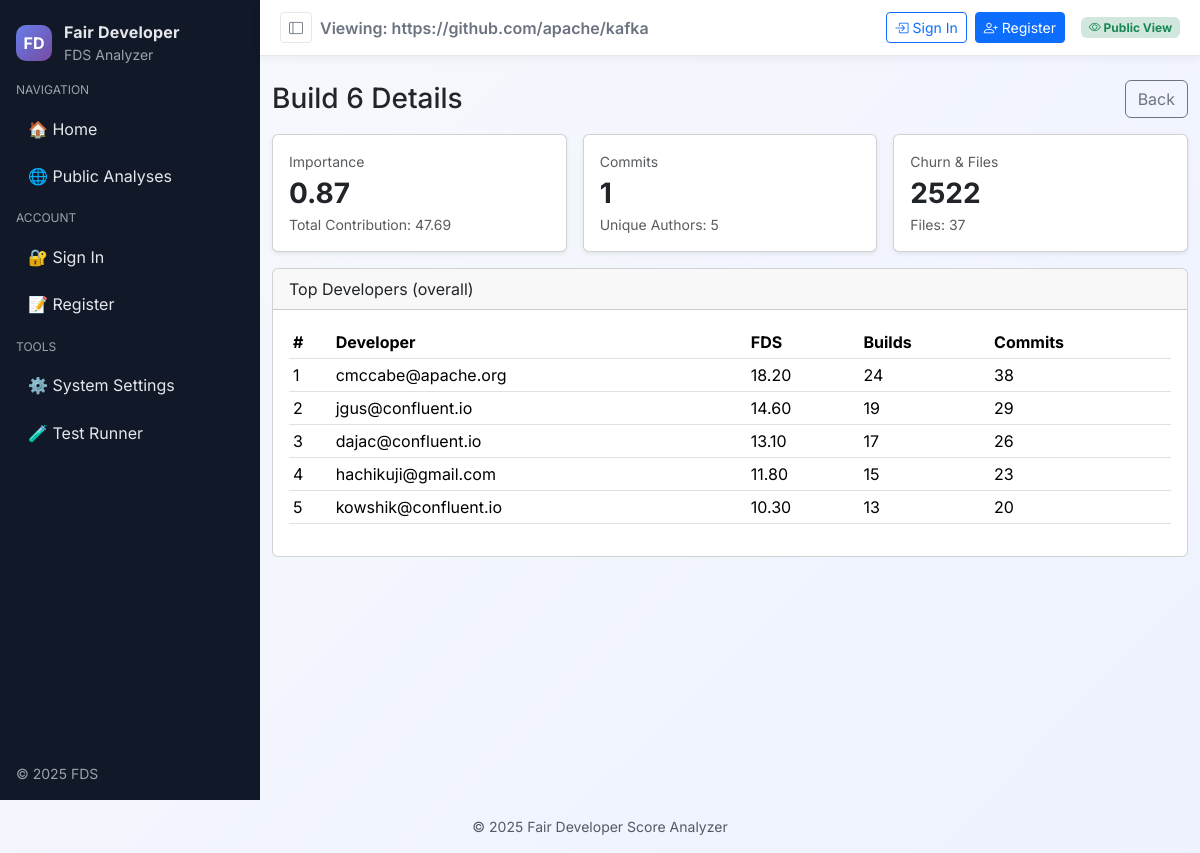
Page /analysis/2/batch/6/ on the committed database.
### dev_productivity/models.py (models this page shows, shortened)
class FDSAnalysis(models.Model):
    STATUS_CHOICES = [
        ('pending', 'Pending'),
        ('running', 'Running'),
        ('completed', 'Completed'),
        ('failed', 'Failed'),
    ]
    user = models.ForeignKey(User, on_delete=models.CASCADE, related_name='analyses')
    repo_url = models.URLField(max_length=500, help_text="GitHub repository URL")
    access_token = models.CharField(max_length=200, help_text="GitHub access token", blank=True)
    commit_limit = models.IntegerField(default=300, help_text="Number of commits to analyze")
    status = models.CharField(max_length=20, choices=STATUS_CHOICES, default='pending')
    created_at = models.DateTimeField(default=timezone.now)
    started_at = models.DateTimeField(null=True, blank=True)
    completed_at = models.DateTimeField(null=True, blank=True)
    total_commits = models.IntegerField(null=True, blank=True)
    total_batches = models.IntegerField(null=True, blank=True)
    total_developers = models.IntegerField(null=True, blank=True)
    execution_time = models.FloatField(null=True, blank=True, help_text="Execution time in seconds")
    error_message = models.TextField(blank=True, null=True)
    is_public = models.BooleanField(default=False, help_text="Make analysis results publicly viewable")
    shared_with = models.ManyToManyField(User, blank=True, related_name='shared_analyses')
    class Meta:
        ordering = ['-created_at']
        verbose_name = "FDS Analysis"
        verbose_name_plural = "FDS Analyses"

class BatchMetrics(models.Model):
    analysis = models.ForeignKey(FDSAnalysis, on_delete=models.CASCADE, related_name='batch_metrics')
    batch_id = models.IntegerField()
    unique_authors = models.IntegerField(default=0)
    total_contribution = models.FloatField(default=0.0)
    avg_contribution = models.FloatField(default=0.0)
    max_contribution = models.FloatField(default=0.0)
    avg_effort = models.FloatField(default=0.0)
    importance = models.FloatField(default=0.0)
    total_churn = models.IntegerField(default=0)
    total_files = models.IntegerField(default=0)
    commit_count = models.IntegerField(default=0)
    start_date = models.DateTimeField()
    end_date = models.DateTimeField()
    duration_hours = models.FloatField(default=0.0)
    class Meta:
        ordering = ['-importance']
        unique_together = ['analysis', 'batch_id']

class DeveloperScore(models.Model):
    analysis = models.ForeignKey(FDSAnalysis, on_delete=models.CASCADE, related_name='developer_scores')
    author_email = models.EmailField()
    fds_score = models.FloatField(help_text="Fair Developer Score")
    avg_effort = models.FloatField(default=0.0)
    avg_importance = models.FloatField(default=0.0)
    total_commits = models.IntegerField(default=0)
    unique_batches = models.IntegerField(default=0)
    total_churn = models.IntegerField(default=0)
    total_files = models.IntegerField(default=0)
    share_mean = models.FloatField(default=0.0)
    scale_z_mean = models.FloatField(default=0.0)
    reach_z_mean = models.FloatField(default=0.0)
    centrality_z_mean = models.FloatField(default=0.0)
    dominance_z_mean = models.FloatField(default=0.0)
    novelty_z_mean = models.FloatField(default=0.0)
    speed_z_mean = models.FloatField(default=0.0)
    first_commit_date = models.DateTimeField(null=True, blank=True)
    last_commit_date = models.DateTimeField(null=True, blank=True)
    activity_span_days = models.FloatField(default=0.0)
    class Meta:
        ordering = ['-fds_score']
        unique_together = ['analysis', 'author_email']

### dev_productivity/views.py (the view)
# urls.py: path('analysis/<int:analysis_id>/batch/<int:batch_id>/', views.batch_detail, name='batch_detail'),
def batch_detail(request, analysis_id, batch_id):
    analysis = get_object_or_404(FDSAnalysis, id=analysis_id)
    batch = get_object_or_404(
        BatchMetrics,
        analysis=analysis,
        batch_id=batch_id
    )
    batch_developers = analysis.developer_scores.all().order_by('-fds_score')[:20]
    context = {
        'analysis': analysis,
        'batch': batch,
        'batch_developers': batch_developers,
    }
    return render(request, 'dev_productivity/batch_detail.html', context)

### dev_productivity/templates/dev_productivity/batch_detail.html (shortened to what this page needs)
{% extends 'dev_productivity/base.html' %}
{% block content %}
<div class="d-flex justify-content-between align-items-center mb-3">
  <h3 class="mb-0">Build {{ batch.batch_id }} Details</h3>
  <a href="{% url 'analysis_detail' analysis.id %}" class="btn btn-outline-secondary">Back</a>
  </div>
<div class="row g-3">
  <div class="col-md-4">
    <div class="card h-100 shadow-sm"><div class="card-body">
      <div class="text-muted small">Importance</div>
      <div class="fs-3 fw-bold">{{ batch.importance|floatformat:2 }}</div>
      <div class="small text-muted">Total Contribution: {{ batch.total_contribution|floatformat:2 }}</div>
    </div></div>
  </div>
  <div class="col-md-4">
    <div class="card h-100 shadow-sm"><div class="card-body">
      <div class="text-muted small">Commits</div>
      <div class="fs-3 fw-bold">{{ batch.commit_count }}</div>
      <div class="small text-muted">Unique Authors: {{ batch.unique_authors }}</div>
    </div></div>
  </div>
  <div class="col-md-4">
    <div class="card h-100 shadow-sm"><div class="card-body">
      <div class="text-muted small">Churn & Files</div>
      <div class="fs-3 fw-bold">{{ batch.total_churn|floatformat:0 }}</div>
      <div class="small text-muted">Files: {{ batch.total_files }}</div>
    </div></div>
  </div>
</div>
<div class="card mt-3">
  <div class="card-header">Top Developers (overall)</div>
  <div class="card-body">
    {% if batch_developers %}
    <div class="table-responsive">
      <table class="table table-sm">
        <thead><tr><th>#</th><th>Developer</th><th>FDS</th><th>Builds</th><th>Commits</th></tr></thead>
        <tbody>
          {% for d in batch_developers %}
          <tr>
            <td>{{ forloop.counter }}</td>
            <td>{{ d.author_email }}</td>
            <td>{{ d.fds_score|floatformat:2 }}</td>
            <td>{{ d.unique_batches }}</td>
            <td>{{ d.total_commits }}</td>
          </tr>
          {% endfor %}
        </tbody>
      </table>
    </div>
    {% else %}
      <p class="text-muted mb-0">No developers found.</p>
    {% endif %}
  </div>
</div>
{% endblock %}

### dev_productivity/templates/dev_productivity/base.html (shortened to what this page needs)
<!DOCTYPE html>
<html lang="en">
<head>
    {% load static %}
    <link href="https://cdn.jsdelivr.net/npm/bootstrap@5.3.3/dist/css/bootstrap.min.css" rel="stylesheet">
    <link href="https://cdn.jsdelivr.net/npm/bootstrap-icons@1.11.3/font/bootstrap-icons.css" rel="stylesheet">
</head>
<body>
    <div class="app-shell" id="appShell">
        <aside class="sidebar">
            <div class="brand">
                <div class="brand-logo">FD</div>
                <div>
                    <div class="brand-name">Fair Developer</div>
                    <div class="small">FDS Analyzer</div>
                </div>
            </div>
            <div class="nav-section">Navigation</div>
            <nav class="d-grid gap-1">
                <a class="nav-link {% if request.path == '/' %}active{% endif %}" href="{% url 'home' %}">🏠 Home</a>
                <a class="nav-link {% if 'analyses/' in request.path and 'my' not in request.path %}active{% endif %}" href="{% url 'analysis_list' %}">🌐 Public Analyses</a>
            </nav>
            {% if user.is_authenticated %}
            <div class="nav-section">Account</div>
            <nav class="d-grid gap-1">
                <a class="nav-link {% if 'profile' in request.path %}active{% endif %}" href="{% url 'user_profile' %}">👤 Profile</a>
                <a class="nav-link {% if 'settings' in request.path %}active{% endif %}" href="{% url 'user_settings' %}">⚙️ Settings</a>
                <a class="nav-link {% if 'activity' in request.path %}active{% endif %}" href="{% url 'activity_log' %}">📋 Activity</a>
                <a class="nav-link" href="{% url 'logout' %}">🚪 Logout</a>
            </nav>
            {% else %}
            <div class="nav-section">Account</div>
            <nav class="d-grid gap-1">
                <a class="nav-link" href="{% url 'login' %}">🔐 Sign In</a>
                <a class="nav-link" href="{% url 'register' %}">📝 Register</a>
            </nav>
            {% endif %}
            <div class="nav-section">Tools</div>
            <nav class="d-grid gap-1">
                <a class="nav-link" href="{% url 'settings' %}">⚙️ System Settings</a>
                <a class="nav-link" href="{% url 'test_runner' %}">🧪 Test Runner</a>
            </nav>
            <div class="mt-auto small" style="position:absolute; bottom:1rem; color:var(--sidebar-muted)">© 2025 FDS</div>
        </aside>
        <main class="main">
            <div class="topbar position-sticky top-0 bg-white" style="z-index: 1030; box-shadow: 0 2px 10px rgba(17,24,39,.06);">
                <div class="container-fluid d-flex align-items-center justify-content-between">
                    <div class="d-flex align-items-center gap-2 text-truncate" style="color:#6b7280; max-width:50%">
                        <button class="btn btn-sm btn-outline-secondary sidebar-toggle" id="toggleSidebar" title="Toggle sidebar">
                            <i class="bi bi-layout-sidebar"></i>
                        </button>
                        <div class="fw-semibold text-truncate">
                        {% if analysis %}
                          Viewing: {{ analysis.repo_url }}
                        {% else %}
                          {% if user.is_authenticated %}Welcome, {{ user.first_name }}{% else %}FDS Analyzer{% endif %}
                        {% endif %}
                        </div>
                    </div>
                    <div class="d-flex align-items-center gap-3">
                        {% if user.is_authenticated %}
                            <div class="dropdown">
                                <button class="btn btn-outline-secondary dropdown-toggle d-flex align-items-center gap-2" type="button" data-bs-toggle="dropdown">
                                    <i class="bi bi-person-circle"></i>
                                    <span>{{ user.first_name }}</span>
                                </button>
                                <ul class="dropdown-menu dropdown-menu-end">
                                    <li><h6 class="dropdown-header">{{ user.get_full_name }}</h6></li>
                                    <li><span class="dropdown-item-text small text-muted">{{ user.email }}</span></li>
                                    <li><hr class="dropdown-divider"></li>
                                    <li><a class="dropdown-item" href="{% url 'user_dashboard' %}">
                                        <i class="bi bi-speedometer2 me-2"></i>Dashboard
                                    </a></li>
                                    <li><a class="dropdown-item" href="{% url 'user_profile' %}">
                                        <i class="bi bi-person me-2"></i>Profile
                                    </a></li>
                                    <li><a class="dropdown-item" href="{% url 'user_settings' %}">
                                        <i class="bi bi-gear me-2"></i>Settings
                                    </a></li>
                                    <li><a class="dropdown-item" href="{% url 'user_analyses' %}">
                                        <i class="bi bi-folder me-2"></i>My Analyses
                                    </a></li>
                                    <li><hr class="dropdown-divider"></li>
                                    <li><a class="dropdown-item" href="{% url 'logout' %}">
                                        <i class="bi bi-box-arrow-right me-2"></i>Sign Out
                                    </a></li>
                                </ul>
                            </div>
                        {% else %}
                            <div class="d-flex gap-2">
                                <a href="{% url 'login' %}" class="btn btn-outline-primary btn-sm">
                                    <i class="bi bi-box-arrow-in-right me-1"></i>Sign In
                                </a>
                                <a href="{% url 'register' %}" class="btn btn-primary btn-sm">
                                    <i class="bi bi-person-plus me-1"></i>Register
                                </a>
                            </div>
                        {% endif %}
                        {% if analysis and user.is_authenticated %}
                        <ul class="nav nav-pills">
                            <li class="nav-item">
                                <a class="nav-link {% if request.resolver_match and request.resolver_match.url_name == 'analysis_detail' %}active{% endif %}" href="{% url 'analysis_detail' analysis.id %}">Overview</a>
                            </li>
                            <li class="nav-item">
                                <a class="nav-link {% if request.resolver_match and request.resolver_match.url_name == 'dashboard' %}active{% endif %}" href="{% url 'dashboard' analysis.id %}">Dashboard</a>
                            </li>
                        </ul>
                        {% elif analysis %}
                        <span class="badge bg-success-subtle text-success"><i class="bi bi-eye"></i> Public View</span>
                        {% else %}
                        <span class="badge bg-success-subtle text-success"><i class="bi bi-wifi"></i> Online</span>
                        {% endif %}
                    </div>
                </div>
            </div>
            <div class="container mt-4">
        {% block content %}
        {% endblock %}
            </div>
        </main>
    </div>
    <footer class="text-center text-muted py-3" style="background:transparent">
        <div class="container small">
            <span>&copy; 2025 Fair Developer Score Analyzer</span>
        </div>
    </footer>
</body>
</html>

### dev_productivity/templates/dev_productivity/base.html (style rules this page uses)
:root { --brand-primary: #6f42c1; --brand-accent: #20c997; --sidebar-bg: #111827; --sidebar-text: #e5e7eb; --sidebar-muted: #9ca3af; }
body { background: linear-gradient(135deg, #f7f9fc, #eef2ff); font-family: 'Inter', system-ui, -apple-system, Segoe UI, Roboto, Helvetica, Arial; }
.app-shell { display: flex; min-height: 100vh; }
.sidebar { width: 260px; background: var(--sidebar-bg); color: var(--sidebar-text); padding: 1.25rem 1rem; position: sticky; top: 0; height: 100vh; transition: width .2s ease, padding .2s ease, opacity .2s ease; }
.sidebar .brand { display: flex; align-items: center; gap: .75rem; margin-bottom: 1rem; }
.sidebar .brand-logo { width: 36px; height: 36px; border-radius: 10px; display: flex; align-items: center; justify-content: center; color: #fff; background: linear-gradient(135deg, #667eea, #764ba2); font-weight: 700; }
.sidebar .brand-name { font-weight: 700; letter-spacing: .2px; }
.sidebar .nav-section { margin-top: .75rem; margin-bottom: .5rem; font-size: .75rem; color: var(--sidebar-muted); text-transform: uppercase; }
.sidebar .nav-link { color: var(--sidebar-text); border-radius: .5rem; padding: .6rem .75rem; display: flex; align-items: center; gap: .5rem; text-decoration: none; }
.sidebar .small { color: var(--sidebar-muted); }
.main { flex: 1; }
.topbar { background: #fff; border-bottom: 1px solid #e5e7eb; }
.topbar .container-fluid { padding: .75rem 1.25rem; }
.sidebar-toggle { border-color: #e5e7eb; }

### rows in the picture
FDSAnalysis: repo_url "https://github.com/apache/kafka"
BatchMetrics: batch_id "6", importance "0.87", total_contribution "47.69", commit_count "1", unique_authors "5", total_churn "2522", total_files "37"
DeveloperScore: author_email "cmccabe@apache.org", fds_score "18.20", unique_batches "24", total_commits "38"
DeveloperScore: author_email "jgus@confluent.io", fds_score "14.60", unique_batches "19", total_commits "29"
DeveloperScore: author_email "dajac@confluent.io", fds_score "13.10", unique_batches "17", total_commits "26"
DeveloperScore: author_email "hachikuji@gmail.com", fds_score "11.80", unique_batches "15", total_commits "23"
DeveloperScore: author_email "kowshik@confluent.io", fds_score "10.30", unique_batches "13", total_commits "20"
